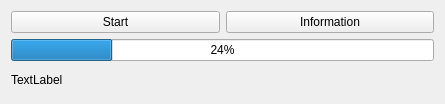
<?xml version="1.0" encoding="UTF-8"?>
<ui version="4.0">
 <class>Widget</class>
 <widget class="QWidget" name="Widget">
  <property name="geometry">
   <rect>
    <x>0</x>
    <y>0</y>
    <width>445</width>
    <height>104</height>
   </rect>
  </property>
  <property name="windowTitle">
   <string>Widget</string>
  </property>
  <layout class="QVBoxLayout" name="verticalLayout">
   <item>
    <layout class="QHBoxLayout" name="horizontalLayout">
     <item>
      <widget class="QPushButton" name="startButton">
       <property name="text">
        <string>Start</string>
       </property>
      </widget>
     </item>
     <item>
      <widget class="QPushButton" name="infoButton">
       <property name="text">
        <string>Information</string>
       </property>
      </widget>
     </item>
    </layout>
   </item>
   <item>
    <widget class="QProgressBar" name="progressBar">
     <property name="value">
      <number>24</number>
     </property>
    </widget>
   </item>
   <item>
    <widget class="QLabel" name="infoLabel">
     <property name="text">
      <string>TextLabel</string>
     </property>
    </widget>
   </item>
  </layout>
 </widget>
 <resources/>
 <connections/>
</ui>
